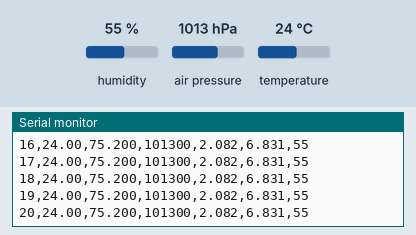
Recording of a sketch running on a simulated Arduino Uno, built with avr-gcc and run on an emulated ATmega328P. Parts: the last lines printed to the serial monitor. Inputs (shaded band) come from the test bench; at power-on: humidity 55 %, air pressure 1013 hPa, temperature 24 °C.

Above: at 1.2 s.
1.3 s: humidity set to 22 %
At 1.3 s:
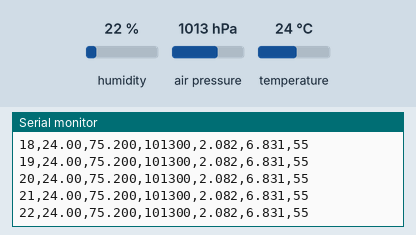
2.8 s: air pressure set to 952 hPa
At 2.81 s:
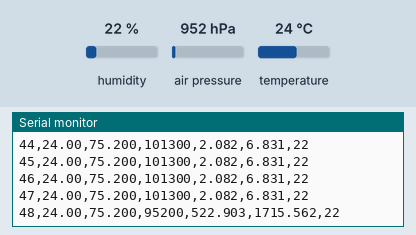
4.3 s: temperature set to 41 °C
At 4.32 s:
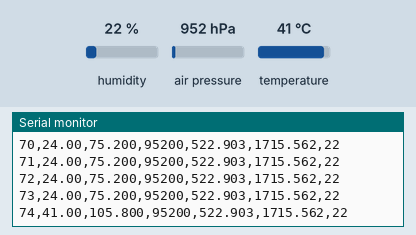
Timing chart, 0 to 7.3 s (numbered marks = the images above; inputs shaded):
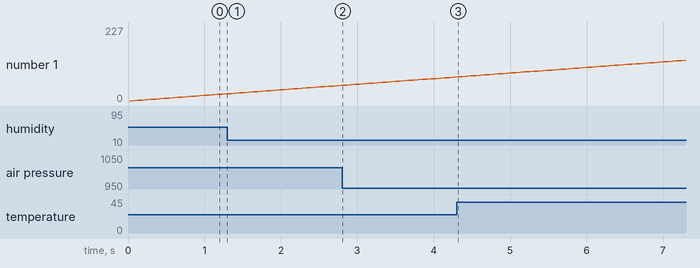

The sketch:

BME280_sensor.ino
```cpp
// (licence header left out)
#include "SparkFunBME280.h"

//Global sensor object
BME280 mySensor;

unsigned int sampleNumber = 0; //For counting number of CSV rows

void setup()
{
	//***Driver settings********************************//
	//commInterface can be I2C_MODE or SPI_MODE
	//specify chipSelectPin using arduino pin names
	//specify I2C address.  Can be 0x77(default) or 0x76

	//For I2C, enable the following and disable the SPI section
	mySensor.settings.commInterface = I2C_MODE;
	mySensor.settings.I2CAddress = 0x77;

	//For SPI enable the following and dissable the I2C section
	//mySensor.settings.commInterface = SPI_MODE;
	//mySensor.settings.chipSelectPin = 10;


	//***Operation settings*****************************//
	mySensor.settings.runMode = 3; //  3, Normal mode
	mySensor.settings.tStandby = 0; //  0, 0.5ms
	mySensor.settings.filter = 0; //  0, filter off
	//tempOverSample can be:
	//  0, skipped
	//  1 through 5, oversampling *1, *2, *4, *8, *16 respectively
	mySensor.settings.tempOverSample = 1;
	//pressOverSample can be:
	//  0, skipped
	//  1 through 5, oversampling *1, *2, *4, *8, *16 respectively
    mySensor.settings.pressOverSample = 1;
	//humidOverSample can be:
	//  0, skipped
	//  1 through 5, oversampling *1, *2, *4, *8, *16 respectively
	mySensor.settings.humidOverSample = 1;

	Serial.begin(57600);
	Serial.print("Program Started\n");
	Serial.print("Starting BME280... result of .begin(): 0x");
	delay(10);  //Make sure sensor had enough time to turn on. BME280 requires 2ms to start up.
	//Calling .begin() causes the settings to be loaded
	Serial.println(mySensor.begin(), HEX);

	//Build a first-row of column headers
	Serial.print("\n\n");
	Serial.print("Sample,");
	Serial.print("T(deg C),");
	Serial.print("T(deg F),");
	Serial.print("P(Pa),");
	Serial.print("Alt(m),");
	Serial.print("Alt(ft),");
	Serial.print("%RH");
	Serial.println("");

}

void loop()
{

	//Print each row in the loop
	//Start with temperature, as that data is needed for accurate compensation.
	//Reading the temperature updates the compensators of the other functions
	//in the background.
	Serial.print(sampleNumber);
	Serial.print(",");
	Serial.print(mySensor.readTempC(), 2);
	Serial.print(",");
	Serial.print(mySensor.readTempF(), 3);
	Serial.print(",");
	Serial.print(mySensor.readFloatPressure(), 0);
	Serial.print(",");
	Serial.print(mySensor.readFloatAltitudeMeters(), 3);
	Serial.print(",");
	Serial.print(mySensor.readFloatAltitudeFeet(), 3);
	Serial.print(",");
	Serial.print(mySensor.readFloatHumidity(), 0);
	Serial.println();

	sampleNumber++;

	delay(50);

}
```

Measured:
- after the input at 2.8 s, the serial monitor: prints a new line at once (image 2)
